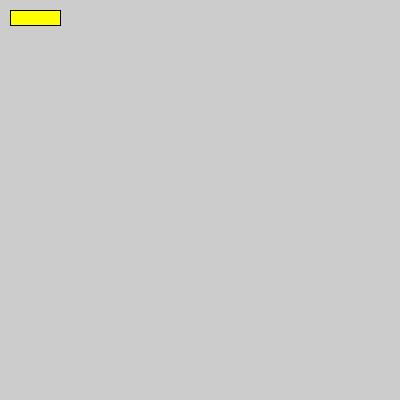
Frame 1 (no input)
Frame 60 (the mouse pressed at the canvas centre just before this capture): identical to frame 1, image omitted
Frame 120 (the mouse held since frame 60 and released just before this capture): identical to frame 1, image omitted

The Processing sketch that drew this single still picture (run headless with seeded random() and noise(); from frame 60 on, the mouse is pressed at the canvas centre):

// Processing sketch: processing_144547
// ── processing_144547.pde

//only flashes once :(
int color_value=0;
int count=0;
int m;

void setup () {
  size(400, 400);
  m = millis();
}


void draw() {

  fill(255, 255, color_value);
  rect(10, 10, 50, 15);


  if (millis() >= m + 501) {
    m=millis();

    if (color_value == 0) {
      color_value=255;
    } 
    else {
      color_value=0;
    }
  }
  
}
